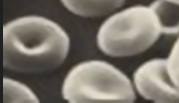
#> input picture Master/Computer vision (MIV)/Semestre 1/Traitement et Analyse d'Image (TAI)/TP/TP5/bini.jpg, 179 x 103 px
$ python TP5.py
#> lines starting #> are read from the running program, lines starting #| are printed output that depends on the picture; after the words box and inside, x2 and y2 are one past the last pixel; in counts of white or black regions, pixels touching at a corner belong together
import cv2
import numpy as np
import matplotlib.pyplot as plt

img = cv2.imread('bini.jpg', cv2.IMREAD_GRAYSCALE)
#> img: shape (103, 179); min 32, max 227, mean 117.7

# Binarisation stricte (au cas où l'image n'est pas parfaitement binaire)
_, binary = cv2.threshold(img, 127, 255, cv2.THRESH_BINARY)
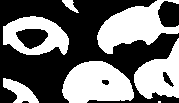
#> binary: shape (103, 179); 44.5% white; 7 white regions (1 under 20 px), largest, box (x1, y1, x2, y2) and area: (62, 61, 134, 103) 2296, (97, 0, 179, 54) 2268, (134, 38, 179, 99) 1570, (3, 16, 69, 55) 1506, (3, 78, 39, 103) 457, (62, 0, 79, 13) 101

#L’érosion est une opération qui réduit (thinning) les contours des objets dans une image
#binaire à l’aide d’un élément structurant (SE). L’érosion permet d’affiner les contours et de
#supprimer le bruit. La dilatation est la fonction inverse elle permet d’élargir les contours et de
#remplir les petits trous dans une image binaire.
# ===================================================================
# 2. Definition des elements structurants demandes
# ===================================================================
# getStructuringElement(shape, ksize) → shape peut être :
# cv2.MORPH_RECT, cv2.MORPH_ELLIPSE, cv2.MORPH_CROSS

kernel_3x3_rect   = cv2.getStructuringElement(cv2.MORPH_RECT,   (3, 3))
kernel_5x5_rect   = cv2.getStructuringElement(cv2.MORPH_RECT,   (5, 5))
kernel_5x5_ellipse= cv2.getStructuringElement(cv2.MORPH_ELLIPSE,(5, 5))
kernel_5x5_cross  = cv2.getStructuringElement(cv2.MORPH_CROSS,  (5, 5))

kernels = {
    'Rectangle 3×3'    : kernel_3x3_rect,
    'Rectangle 5×5'    : kernel_5x5_rect,
    'Ellipse 5×5'      : kernel_5x5_ellipse,
    'Croix 5×5'        : kernel_5x5_cross
}

# ===================================================================
# 3. erosion avec chaque element structurant
# ===================================================================
erosions = {}
for name, kernel in kernels.items():
    erosions[name] = cv2.erode(binary, kernel, iterations=1)
#> after the loop, erosions = 4 items

# ===================================================================
# 4. Dilatation avec chaque element structurant
# ===================================================================
dilations = {}
for name, kernel in kernels.items():
    dilations[name] = cv2.dilate(binary, kernel, iterations=1)
#> after the loop, dilations = 4 items

# ===================================================================
# 5. Ouverture et Fermeture (avec le meme element structurant)
#L’ouverture d’une image binaire est simplement l’application d’une érosion suivie d’une
#dilatation. La fermeture d’une image binaire est à l’inverse l’application d’une dilatation suivie
#d'une érosion.
# ===================================================================
# On peut les faire manuellement ou avec morphologyEx (plus rapide)
opening_rect5  = cv2.morphologyEx(binary, cv2.MORPH_OPEN,  kernel_5x5_rect)
#> opening_rect5: shape (103, 179); 44% white; 7 white regions, largest, box (x1, y1, x2, y2) and area: (63, 61, 134, 103) 2286, (97, 0, 179, 54) 2227, (134, 41, 179, 98) 1558
closing_rect5  = cv2.morphologyEx(binary, cv2.MORPH_CLOSE, kernel_5x5_rect)
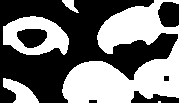
#> closing_rect5: shape (103, 179); 46% white; 5 white regions (1 under 20 px), largest, box (x1, y1, x2, y2) and area: (62, 0, 179, 103) 6366, (3, 16, 69, 55) 1523, (3, 78, 39, 103) 473, (62, 0, 79, 13) 105

opening_ellipse = cv2.morphologyEx(binary, cv2.MORPH_OPEN,  kernel_5x5_ellipse)
#> opening_ellipse: shape (103, 179); 44.2% white; 7 white regions, largest, box (x1, y1, x2, y2) and area: (62, 61, 134, 103) 2295, (97, 0, 179, 54) 2228, (134, 40, 179, 99) 1562
closing_ellipse = cv2.morphologyEx(binary, cv2.MORPH_CLOSE, kernel_5x5_ellipse)
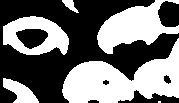
#> closing_ellipse: shape (103, 179); 45.3% white; 6 white regions (1 under 20 px), largest, box (x1, y1, x2, y2) and area: (62, 38, 179, 103) 3993, (97, 0, 179, 54) 2275, (3, 16, 69, 55) 1512, (3, 78, 39, 103) 471, (62, 0, 79, 13) 103

# ===================================================================
# 6. Affichage des resultats
# ===================================================================
plt.figure(figsize=(16, 10))

plt.subplot(3, 5, 1)
plt.title("Image binaire originale", fontsize=12)
plt.imshow(binary, cmap='gray')
plt.axis('off')

# erosions
idx = 2
for name, eroded in erosions.items():
    plt.subplot(3, 5, idx)
    plt.title(f"erosion\n{name}")
    plt.imshow(eroded, cmap='gray')
    plt.axis('off')
    idx += 1
#> this loop made 4 passes
#> name on passes 1 to 4: 'Rectangle 3×3', 'Rectangle 5×5', 'Ellipse 5×5', 'Croix 5×5'
#> after the loop, idx = 6

# Dilatations
idx = 7
for name, dilated in dilations.items():
    plt.subplot(3, 5, idx)
    plt.title(f"Dilatation\n{name}")
    plt.imshow(dilated, cmap='gray')
    plt.axis('off')
    idx += 1
#> after the loop, idx = 11

# Ouvertures et fermetures
plt.subplot(3, 5, 6)
plt.title("Ouverture\n(Rect 5×5)")
plt.imshow(opening_rect5, cmap='gray')
plt.axis('off')

plt.subplot(3, 5, 11)
plt.title("Fermeture\n(Rect 5×5)")
plt.imshow(closing_rect5, cmap='gray')
plt.axis('off')

plt.subplot(3, 5, 12)
plt.title("Ouverture\n(Ellipse 5×5)")
plt.imshow(opening_ellipse, cmap='gray')
plt.axis('off')

plt.subplot(3, 5, 13)
plt.title("Fermeture\n(Ellipse 5×5)")
plt.imshow(closing_ellipse, cmap='gray')
plt.axis('off')

plt.suptitle("TP5 - Morphologie Mathematique : erosion, Dilatation, Ouverture, Fermeture",
             fontsize=16, y=0.98)
plt.tight_layout()
plt.show()
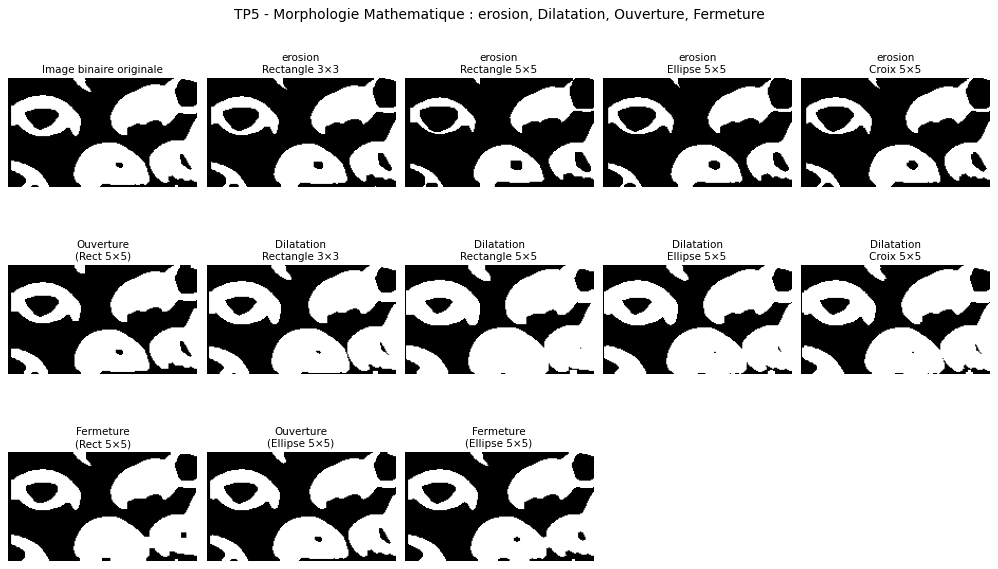
#> figure drawn by matplotlib, 13 panels

# ===================================================================
# 7. Deuxième partie : Image FPR.jpg (empreinte digitale)
# ===================================================================
fpr = cv2.imread('FPR.jpg', cv2.IMREAD_GRAYSCALE)
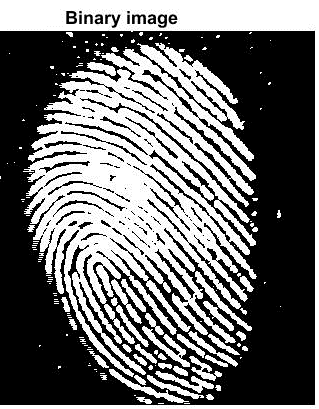
#> input picture Master/Computer vision (MIV)/Semestre 1/Traitement et Analyse d'Image (TAI)/TP/TP5/FPR.jpg, 319 x 409 px
#> fpr is the input picture: shape (409, 319); min 0, max 255, mean 109.8
if fpr is None:
    print("Attention : 'FPR.jpg' non trouvee → partie 2 ignoree")
else:
    _, fpr_bin = cv2.threshold(fpr, 127, 255, cv2.THRESH_BINARY)
#> fpr_bin: shape (409, 319); 43.4% white; 156 white regions (110 under 20 px), largest, box (x1, y1, x2, y2) and area: (23, 49, 257, 377) 35857, (0, 0, 319, 409) 11968, (137, 43, 245, 130) 2387

    # elements structurants adaptes aux empreintes
    se_small = cv2.getStructuringElement(cv2.MORPH_ELLIPSE, (3,3))
    se_big   = cv2.getStructuringElement(cv2.MORPH_ELLIPSE, (9,9))

    # Operations utiles pour nettoyer une empreinte digitale
    opened   = cv2.morphologyEx(fpr_bin, cv2.MORPH_OPEN,  se_small, iterations=2)  # enlève petits bruits
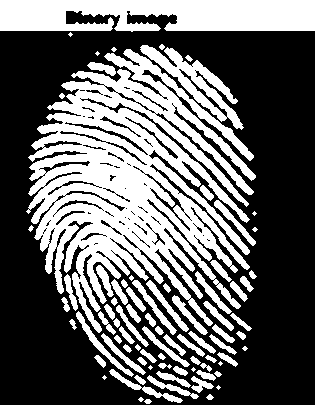
#> opened: shape (409, 319); 41.5% white; 81 white regions (13 under 20 px), largest, box (x1, y1, x2, y2) and area: (26, 49, 256, 333) 31252, (0, 0, 319, 409) 11702, (140, 45, 244, 130) 2278
    closed   = cv2.morphologyEx(opened,   cv2.MORPH_CLOSE, se_big,   iterations=3)  # comble les trous
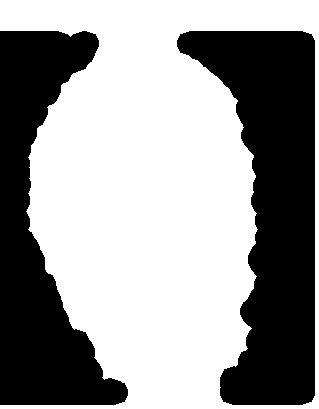
#> closed: shape (409, 319); 60% white; 2 black regions, box (x1, y1, x2, y2) and area: (177, 31, 315, 405) 28986, (0, 31, 128, 405) 23208
    final    = cv2.morphologyEx(closed,   cv2.MORPH_OPEN,  se_small, iterations=1)  # nettoyage final

    plt.figure(figsize=(15, 8))
    plt.subplot(2, 4, 1)
    plt.title("FPR.jpg originale")
    plt.imshow(fpr_bin, cmap='gray')
    plt.axis('off')

    plt.subplot(2, 4, 2)
    plt.title("Ouverture (3×3 ellipse ×2)")
    plt.imshow(opened, cmap='gray')
    plt.axis('off')

    plt.subplot(2, 4, 3)
    plt.title("Fermeture (9×9 ellipse ×3)")
    plt.imshow(closed, cmap='gray')
    plt.axis('off')

    plt.subplot(2, 4, 4)
    plt.title("Resultat final\n(Nettoyage complet)")
    plt.imshow(final, cmap='gray')
    plt.axis('off')

    plt.suptitle("Application sur FPR.jpg (empreinte digitale) - Nettoyage optimal", fontsize=16)
    plt.tight_layout()
    plt.show()

    print("\nFPR.jpg : La meilleure sequence est :")
    print("   1. Ouverture (petit SE) → enlève les petits points de bruit")
    print("   2. Fermeture (grand SE) → comble les trous dans les crêtes")
    print("   3. Petite ouverture finale → nettoyage supplementaire")
